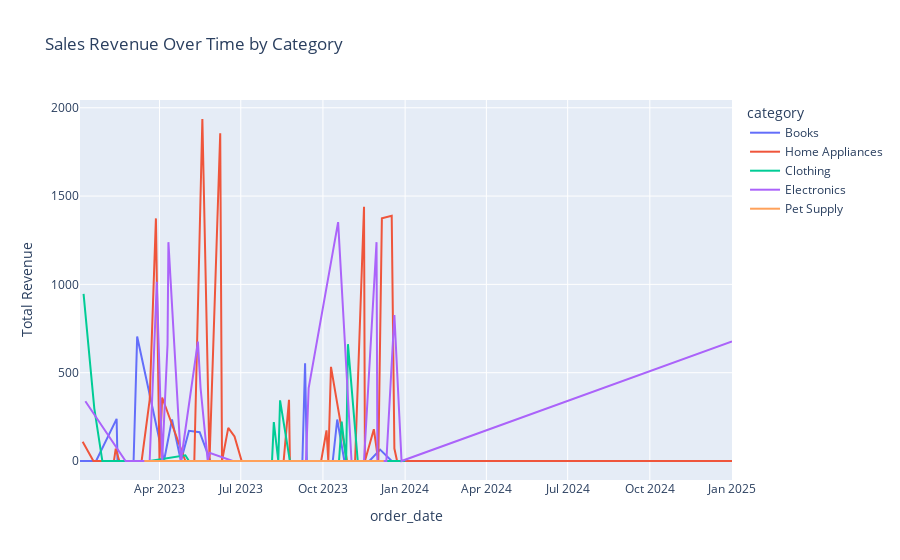

Notebook code cell kept with this figure:
### Markdown cell above
**Answer 4**

### Code cell
#Visualize the sales revenue over time by category.
revenue_by_category=orders_customers_products.groupby(['order_date','category'])['revenue'].sum().reset_index(name='Total Revenue')
fig = px.line(revenue_by_category, x='order_date', y='Total Revenue', color='category', title='Sales Revenue Over Time by Category')
fig.show()

### Figure 1 — Plotly figure (JSON) as saved in the notebook; plotly's stock layout.template omitted (floating-point values rounded to 4 significant figures)
{"data": [{"hovertemplate": "category=Books<br>order_date=%{x}<br>Total Revenue=%{y}<extra></extra>", "legendgroup": "Books", "line": {"color": "#636efa", "dash": "solid"}, "marker": {"symbol": "circle"}, "mode": "lines", "name": "Books", "orientation": "v", "showlegend": true, "type": "scatter", "x": ["2023-01-02T00:00:00", "2023-01-05T00:00:00", "2023-01-07T00:00:00", "2023-01-12T00:00:00", "2023-01-16T00:00:00", "2023-01-20T00:00:00", "2023-02-12T00:00:00", "2023-02-13T00:00:00", "2023-02-19T00:00:00", "2023-02-24T00:00:00", "2023-03-02T00:00:00", "2023-03-03T00:00:00", "2023-03-07T00:00:00", "2023-04-06T00:00:00", "2023-04-15T00:00:00", "2023-04-25T00:00:00", "2023-05-04T00:00:00", "2023-05-16T00:00:00", "2023-05-28T00:00:00", "2023-05-30T00:00:00", "2023-07-02T00:00:00", "2023-07-15T00:00:00", "2023-07-26T00:00:00", "2023-08-06T00:00:00", "2023-08-09T00:00:00", "2023-08-12T00:00:00", "2023-08-16T00:00:00", "2023-08-18T00:00:00", "2023-09-08T00:00:00", "2023-09-11T00:00:00", "2023-09-13T00:00:00", "2023-10-02T00:00:00", "2023-10-05T00:00:00", "2023-10-12T00:00:00", "2023-10-17T00:00:00", "2023-10-25T00:00:00", "2023-10-26T00:00:00", "2023-11-03T00:00:00", "2023-11-09T00:00:00", "2023-11-22T00:00:00", "2023-12-04T00:00:00", "2023-12-17T00:00:00", "2023-12-24T00:00:00", "2023-12-25T00:00:00", "2025-01-01T00:00:00"], "xaxis": "x", "y": [0, 0, 0, 0, 0, 0, 238.6, 0, 0, 0, 0, 0, 704.8, 0, 234.9, 0, 170.9, 163.3, 0, 0, 0, 0, 0, 0, 0, 0, 0, 0, 0, 553.7, 0, 0, 0, 0, 234.9, 0, 0, 0, 0, 0, 64.69, 0, 0, 0, 0], "yaxis": "y"}, {"hovertemplate": "category=Home Appliances<br>order_date=%{x}<br>Total Revenue=%{y}<extra></extra>", "legendgroup": "Home Appliances", "line": {"color": "#EF553B", "dash": "solid"}, "marker": {"symbol": "circle"}, "mode": "lines", "name": "Home Appliances", "orientation": "v", "showlegend": true, "type": "scatter", "x": ["2023-01-05T00:00:00", "2023-01-17T00:00:00", "2023-01-20T00:00:00", "2023-02-03T00:00:00", "2023-02-09T00:00:00", "2023-02-11T00:00:00", "2023-02-15T00:00:00", "2023-03-03T00:00:00", "2023-03-12T00:00:00", "2023-03-21T00:00:00", "2023-03-28T00:00:00", "2023-04-01T00:00:00", "2023-04-04T00:00:00", "2023-04-30T00:00:00", "2023-05-04T00:00:00", "2023-05-07T00:00:00", "2023-05-09T00:00:00", "2023-05-10T00:00:00", "2023-05-19T00:00:00", "2023-05-27T00:00:00", "2023-06-08T00:00:00", "2023-06-10T00:00:00", "2023-06-17T00:00:00", "2023-06-24T00:00:00", "2023-07-02T00:00:00", "2023-07-15T00:00:00", "2023-07-21T00:00:00", "2023-07-22T00:00:00", "2023-07-25T00:00:00", "2023-08-02T00:00:00", "2023-08-03T00:00:00", "2023-08-09T00:00:00", "2023-08-18T00:00:00", "2023-08-24T00:00:00", "2023-08-25T00:00:00", "2023-09-18T00:00:00", "2023-09-19T00:00:00", "2023-09-29T00:00:00", "2023-10-05T00:00:00", "2023-10-07T00:00:00", "2023-10-10T00:00:00", "2023-10-28T00:00:00", "2023-11-06T00:00:00", "2023-11-16T00:00:00", "2023-11-17T00:00:00", "2023-11-27T00:00:00", "2023-12-02T00:00:00", "2023-12-06T00:00:00", "2023-12-17T00:00:00", "2023-12-20T00:00:00", "2023-12-23T00:00:00", "2023-12-28T00:00:00", "2024-01-01T00:00:00", "2025-01-01T00:00:00"], "xaxis": "x", "y": [108.8, 0, 0, 0, 0, 70.61, 0, 0, 0, 346.4, 1374.0, 0, 359.4, 0, 0, 0, 0, 0, 1936.0, 0, 1856.0, 0, 187.2, 138.9, 0, 0, 0, 0, 0, 0, 0, 0, 0, 346.4, 0, 0, 0, 0, 173.2, 0, 533.1, 0, 0, 1440.0, 0, 179.7, 0, 1374.0, 1388.0, 70.61, 0, 0, 0, 0], "yaxis": "y"}, {"hovertemplate": "category=Clothing<br>order_date=%{x}<br>Total Revenue=%{y}<extra></extra>", "legendgroup": "Clothing", "line": {"color": "#00cc96", "dash": "solid"}, "marker": {"symbol": "circle"}, "mode": "lines", "name": "Clothing", "orientation": "v", "showlegend": true, "type": "scatter", "x": ["2023-01-06T00:00:00", "2023-01-18T00:00:00", "2023-01-27T00:00:00", "2023-02-19T00:00:00", "2023-02-20T00:00:00", "2023-03-04T00:00:00", "2023-03-12T00:00:00", "2023-03-14T00:00:00", "2023-03-21T00:00:00", "2023-04-30T00:00:00", "2023-05-04T00:00:00", "2023-05-14T00:00:00", "2023-05-25T00:00:00", "2023-05-28T00:00:00", "2023-06-02T00:00:00", "2023-06-15T00:00:00", "2023-06-17T00:00:00", "2023-06-27T00:00:00", "2023-06-29T00:00:00", "2023-07-06T00:00:00", "2023-08-03T00:00:00", "2023-08-05T00:00:00", "2023-08-07T00:00:00", "2023-08-12T00:00:00", "2023-08-14T00:00:00", "2023-08-25T00:00:00", "2023-08-31T00:00:00", "2023-09-03T00:00:00", "2023-10-02T00:00:00", "2023-10-05T00:00:00", "2023-10-08T00:00:00", "2023-10-09T00:00:00", "2023-10-15T00:00:00", "2023-10-19T00:00:00", "2023-10-22T00:00:00", "2023-10-27T00:00:00", "2023-10-29T00:00:00", "2023-11-09T00:00:00", "2023-11-10T00:00:00", "2023-11-12T00:00:00", "2023-11-16T00:00:00", "2023-11-22T00:00:00", "2023-12-04T00:00:00", "2023-12-12T00:00:00", "2023-12-19T00:00:00", "2024-01-01T00:00:00"], "xaxis": "x", "y": [946.4, 298.4, 0, 0, 0, 0, 0, 0, 0, 32.1, 0, 0, 0, 0, 0, 0, 0, 0, 0, 0, 0, 0, 220.5, 0, 343.4, 0, 0, 0, 0, 0, 0, 0, 0, 0, 223.2, 0, 661.4, 0, 0, 0, 0, 0, 0, 0, 0, 0], "yaxis": "y"}, {"hovertemplate": "category=Electronics<br>order_date=%{x}<br>Total Revenue=%{y}<extra></extra>", "legendgroup": "Electronics", "line": {"color": "#ab63fa", "dash": "solid"}, "marker": {"symbol": "circle"}, "mode": "lines", "name": "Electronics", "orientation": "v", "showlegend": true, "type": "scatter", "x": ["2023-01-08T00:00:00", "2023-02-22T00:00:00", "2023-03-06T00:00:00", "2023-03-20T00:00:00", "2023-03-21T00:00:00", "2023-03-29T00:00:00", "2023-04-04T00:00:00", "2023-04-10T00:00:00", "2023-04-11T00:00:00", "2023-04-25T00:00:00", "2023-05-14T00:00:00", "2023-05-17T00:00:00", "2023-05-25T00:00:00", "2023-05-27T00:00:00", "2023-06-20T00:00:00", "2023-06-22T00:00:00", "2023-07-08T00:00:00", "2023-07-09T00:00:00", "2023-07-11T00:00:00", "2023-08-25T00:00:00", "2023-09-07T00:00:00", "2023-09-12T00:00:00", "2023-09-15T00:00:00", "2023-10-18T00:00:00", "2023-11-02T00:00:00", "2023-11-16T00:00:00", "2023-11-30T00:00:00", "2023-12-01T00:00:00", "2023-12-11T00:00:00", "2023-12-20T00:00:00", "2023-12-28T00:00:00", "2025-01-01T00:00:00"], "xaxis": "x", "y": [338.1, 0, 0, 0, 0, 1014.0, 0, 658.2, 1239.0, 0, 676.2, 413.0, 0, 46.62, 0, 0, 0, 0, 0, 0, 0, 0, 413.0, 1352.0, 0, 0, 1239.0, 0, 0, 826.0, 0, 676.2], "yaxis": "y"}, {"hovertemplate": "category=Pet Supply<br>order_date=%{x}<br>Total Revenue=%{y}<extra></extra>", "legendgroup": "Pet Supply", "line": {"color": "#FFA15A", "dash": "solid"}, "marker": {"symbol": "circle"}, "mode": "lines", "name": "Pet Supply", "orientation": "v", "showlegend": true, "type": "scatter", "x": ["2023-03-15T00:00:00", "2023-03-23T00:00:00", "2023-08-22T00:00:00", "2023-09-22T00:00:00", "2023-12-08T00:00:00"], "xaxis": "x", "y": [0, 0, 0, 0, 0], "yaxis": "y"}], "layout": {"legend": {"title": {"text": "category"}, "tracegroupgap": 0}, "title": {"text": "Sales Revenue Over Time by Category"}, "xaxis": {"anchor": "y", "domain": [0, 1], "title": {"text": "order_date"}}, "yaxis": {"anchor": "x", "domain": [0, 1], "title": {"text": "Total Revenue"}}}}
